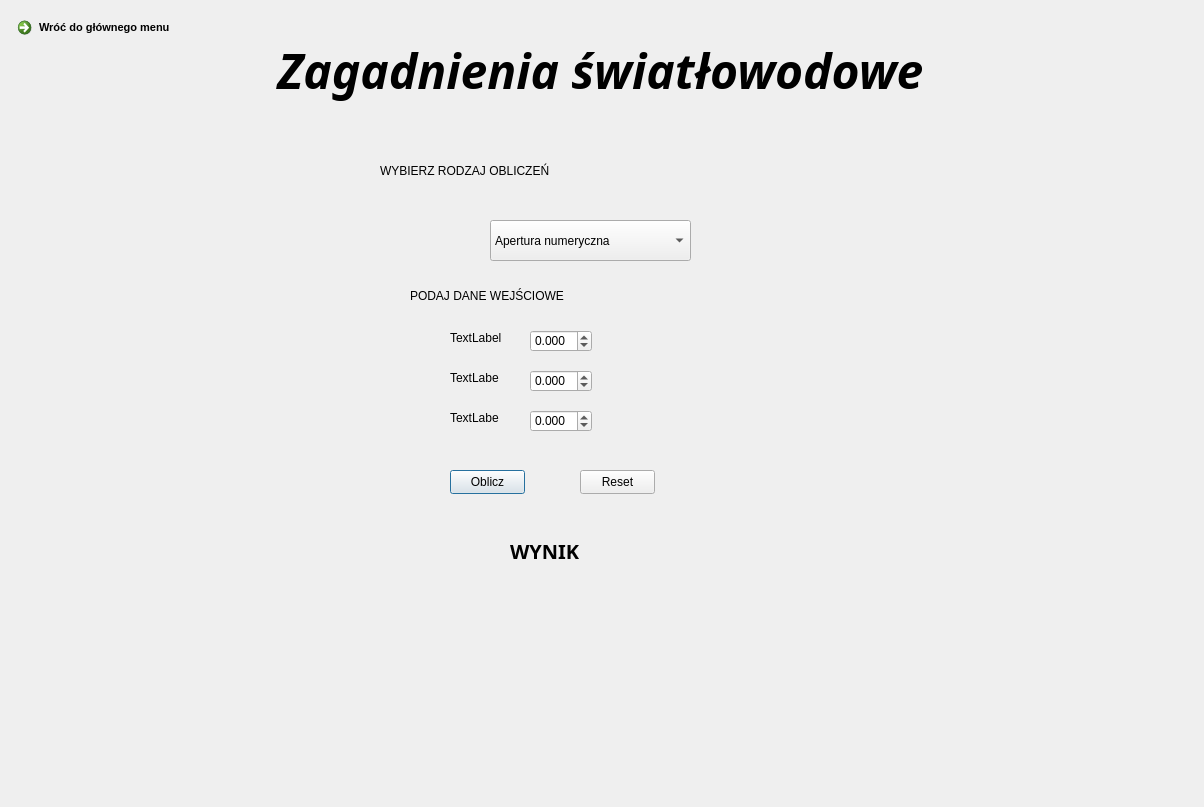
<?xml version="1.0" encoding="UTF-8"?>
<ui version="4.0">
 <class>Dialog</class>
 <widget class="QDialog" name="Dialog">
  <property name="geometry">
   <rect>
    <x>0</x>
    <y>0</y>
    <width>1204</width>
    <height>807</height>
   </rect>
  </property>
  <property name="windowTitle">
   <string>Dialog</string>
  </property>
  <widget class="QWidget" name="Fiber" native="true">
   <property name="geometry">
    <rect>
     <x>0</x>
     <y>0</y>
     <width>1200</width>
     <height>800</height>
    </rect>
   </property>
   <property name="styleSheet">
    <string notr="true">QWidget#Fiber{
background-color:qlineargradient(spread:pad, x1:0, y1:0, x2:1, y2:1, stop:0 rgba(179, 204, 117, 255), stop:1 rgba(255, 255, 255, 255))};</string>
   </property>
   <widget class="QPushButton" name="oblicz_button">
    <property name="geometry">
     <rect>
      <x>450</x>
      <y>470</y>
      <width>75</width>
      <height>24</height>
     </rect>
    </property>
    <property name="text">
     <string>Oblicz</string>
    </property>
   </widget>
   <widget class="QLabel" name="tekst_wyniki">
    <property name="geometry">
     <rect>
      <x>510</x>
      <y>530</y>
      <width>121</width>
      <height>41</height>
     </rect>
    </property>
    <property name="font">
     <font>
      <family>Segoe Script</family>
      <pointsize>15</pointsize>
      <italic>false</italic>
      <bold>true</bold>
     </font>
    </property>
    <property name="styleSheet">
     <string notr="true">font: 700 15pt &quot;Segoe Script&quot;;</string>
    </property>
    <property name="text">
     <string>WYNIK</string>
    </property>
   </widget>
   <widget class="QCommandLinkButton" name="commandLinkButton">
    <property name="geometry">
     <rect>
      <x>10</x>
      <y>10</y>
      <width>201</width>
      <height>41</height>
     </rect>
    </property>
    <property name="font">
     <font>
      <family>Segoe UI</family>
      <pointsize>8</pointsize>
     </font>
    </property>
    <property name="cursor">
     <cursorShape>ArrowCursor</cursorShape>
    </property>
    <property name="text">
     <string>Wróć do głównego menu</string>
    </property>
   </widget>
   <widget class="QPushButton" name="reset_button">
    <property name="geometry">
     <rect>
      <x>580</x>
      <y>470</y>
      <width>75</width>
      <height>24</height>
     </rect>
    </property>
    <property name="text">
     <string>Reset</string>
    </property>
   </widget>
   <widget class="QLabel" name="tekst_podaj_dane">
    <property name="geometry">
     <rect>
      <x>410</x>
      <y>270</y>
      <width>361</width>
      <height>51</height>
     </rect>
    </property>
    <property name="styleSheet">
     <string notr="true">font: 700 15pt &quot;Segoe Script&quot;;</string>
    </property>
    <property name="text">
     <string>PODAJ DANE WEJŚCIOWE</string>
    </property>
   </widget>
   <widget class="QLabel" name="tekst_wybierz_rodzaj">
    <property name="geometry">
     <rect>
      <x>380</x>
      <y>150</y>
      <width>471</width>
      <height>41</height>
     </rect>
    </property>
    <property name="styleSheet">
     <string notr="true">font: 700 15pt &quot;Segoe Script&quot;;</string>
    </property>
    <property name="text">
     <string>WYBIERZ RODZAJ OBLICZEŃ</string>
    </property>
   </widget>
   <widget class="QComboBox" name="wybor_konwersji">
    <property name="geometry">
     <rect>
      <x>490</x>
      <y>220</y>
      <width>201</width>
      <height>41</height>
     </rect>
    </property>
    <item>
     <property name="text">
      <string>Apertura numeryczna</string>
     </property>
    </item>
    <item>
     <property name="text">
      <string>Optyczna szerokość pasma</string>
     </property>
    </item>
    <item>
     <property name="text">
      <string>Opóźnienie modowe</string>
     </property>
    </item>
    <item>
     <property name="text">
      <string>Tłumienie wtrąceniowe</string>
     </property>
    </item>
    <item>
     <property name="text">
      <string>Tłumienie odbicia</string>
     </property>
    </item>
    <item>
     <property name="text">
      <string>Tłumienie średnicowe</string>
     </property>
    </item>
    <item>
     <property name="text">
      <string>Tłumienie NA</string>
     </property>
    </item>
    <item>
     <property name="text">
      <string>Tłumienie profilu</string>
     </property>
    </item>
    <item>
     <property name="text">
      <string>Przesunięcie osi</string>
     </property>
    </item>
    <item>
     <property name="text">
      <string>Przesunięcie promieniowe</string>
     </property>
    </item>
    <item>
     <property name="text">
      <string>Odbicie Fresnela</string>
     </property>
    </item>
   </widget>
   <widget class="QDoubleSpinBox" name="pierwsza_dana">
    <property name="geometry">
     <rect>
      <x>530</x>
      <y>330</y>
      <width>62</width>
      <height>22</height>
     </rect>
    </property>
    <property name="decimals">
     <number>3</number>
    </property>
    <property name="minimum">
     <double>-999999.998999999952503</double>
    </property>
    <property name="maximum">
     <double>999999.998999999952503</double>
    </property>
   </widget>
   <widget class="QDoubleSpinBox" name="druga_dana">
    <property name="geometry">
     <rect>
      <x>530</x>
      <y>370</y>
      <width>62</width>
      <height>22</height>
     </rect>
    </property>
    <property name="readOnly">
     <bool>false</bool>
    </property>
    <property name="decimals">
     <number>3</number>
    </property>
    <property name="minimum">
     <double>-999999.998999999952503</double>
    </property>
    <property name="maximum">
     <double>999999.998999999952503</double>
    </property>
    <property name="stepType">
     <enum>QAbstractSpinBox::DefaultStepType</enum>
    </property>
   </widget>
   <widget class="QLabel" name="jednostka_danych1">
    <property name="geometry">
     <rect>
      <x>630</x>
      <y>330</y>
      <width>49</width>
      <height>16</height>
     </rect>
    </property>
    <property name="text">
     <string/>
    </property>
   </widget>
   <widget class="QLabel" name="jednostka_danych2">
    <property name="geometry">
     <rect>
      <x>630</x>
      <y>370</y>
      <width>49</width>
      <height>16</height>
     </rect>
    </property>
    <property name="text">
     <string/>
    </property>
   </widget>
   <widget class="QLabel" name="jednostka_wyniku">
    <property name="geometry">
     <rect>
      <x>610</x>
      <y>580</y>
      <width>49</width>
      <height>16</height>
     </rect>
    </property>
    <property name="text">
     <string/>
    </property>
   </widget>
   <widget class="QLabel" name="wynik">
    <property name="geometry">
     <rect>
      <x>450</x>
      <y>580</y>
      <width>121</width>
      <height>20</height>
     </rect>
    </property>
    <property name="text">
     <string/>
    </property>
   </widget>
   <widget class="QLabel" name="tekstGlowny">
    <property name="geometry">
     <rect>
      <x>230</x>
      <y>30</y>
      <width>741</width>
      <height>81</height>
     </rect>
    </property>
    <property name="font">
     <font>
      <family>Candara</family>
      <pointsize>14</pointsize>
      <italic>true</italic>
     </font>
    </property>
    <property name="text">
     <string>&lt;html&gt;&lt;head/&gt;&lt;body&gt;&lt;p align=&quot;center&quot;&gt;&lt;span style=&quot; font-size:36pt; font-weight:700;&quot;&gt;Zagadnienia światłowodowe&lt;/span&gt;&lt;/p&gt;&lt;/body&gt;&lt;/html&gt;</string>
    </property>
   </widget>
   <widget class="QLabel" name="jednostka_danych3">
    <property name="geometry">
     <rect>
      <x>630</x>
      <y>410</y>
      <width>49</width>
      <height>16</height>
     </rect>
    </property>
    <property name="text">
     <string/>
    </property>
   </widget>
   <widget class="QDoubleSpinBox" name="trzecia_dana">
    <property name="geometry">
     <rect>
      <x>530</x>
      <y>410</y>
      <width>62</width>
      <height>22</height>
     </rect>
    </property>
    <property name="decimals">
     <number>3</number>
    </property>
    <property name="minimum">
     <double>-999999.998999999952503</double>
    </property>
    <property name="maximum">
     <double>999999.998999999952503</double>
    </property>
   </widget>
   <widget class="QLabel" name="dana1">
    <property name="geometry">
     <rect>
      <x>450</x>
      <y>330</y>
      <width>71</width>
      <height>16</height>
     </rect>
    </property>
    <property name="text">
     <string>TextLabel</string>
    </property>
   </widget>
   <widget class="QLabel" name="dana2">
    <property name="geometry">
     <rect>
      <x>450</x>
      <y>370</y>
      <width>49</width>
      <height>16</height>
     </rect>
    </property>
    <property name="text">
     <string>TextLabel</string>
    </property>
   </widget>
   <widget class="QLabel" name="dana3">
    <property name="geometry">
     <rect>
      <x>450</x>
      <y>410</y>
      <width>49</width>
      <height>16</height>
     </rect>
    </property>
    <property name="text">
     <string>TextLabel</string>
    </property>
   </widget>
  </widget>
 </widget>
 <resources/>
 <connections/>
</ui>
